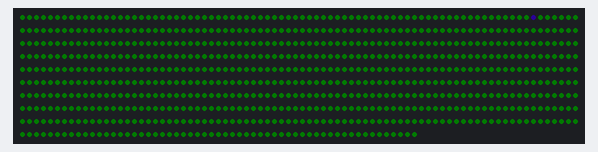
The sketch below on a simulated ESP8266 (NodeMCU). Parts: 777 RGB LEDs in strip order, left to right, continuing on the next row. Dim RGB values are drawn brighter than linear; random numbers use the default seed unless the sketch sets one.

Above: at 0.15 s.

The sketch:

fadeTowardColor.ino
```cpp
// fadeTowardColor.ino

#define FASTLED_INTERNAL        // Pragma fix
#include <FastLED.h>

// fadeTowardColor
//
// Fades one random RGB color toward the background RGB color
// Also includes a function for fading a whole array of pixels toward a given color
//
// Mark Kriegsman
// https://gist.github.com/kriegsman
// December 2016


#include "myLeds.h"
CRGB leds[NUM_LEDS];


// ---------- setup ----------
void setup() {
  FastLED.addLeds<LED_TYPE, LED_PIN, COLOR_ORDER>(leds, NUM_LEDS);
  FastLED.setBrightness(BRIGHTNESS);
}


// ---------- loop ----------
void loop(){
  CRGB bgColor( 15, 255, 2); // pine green in RGB

  // fade all existing pixels toward bgColor by "5" (out of 255)
  fadeTowardColor( leds, NUM_LEDS, bgColor, 5);

  // periodically set random pixel to a random color, to show the fading
  EVERY_N_MILLISECONDS(50) {               //Lower = faster.
    uint16_t pos = random16( NUM_LEDS);
    CRGB color = CRGB( random8(), 0, random8());
    leds[ pos ] = color;
  }

  FastLED.show();
  FastLED.delay(20);
}
```

functions.ino
```cpp
// fadeTowardColor example code.
//
// Sample code that includes a function for fading one RGB color toward a target RGB color
// Also includes a function for fading a whole array of pixels toward a given color
//
// Both of these functions _modify_ the existing color, in place.
//
// All fades are done in RGB color space.
//


// ---------- nblendU8TowardU8 ----------
// Blend one byte (8-bit) toward another by a given amount
void nblendU8TowardU8( uint8_t& cur, const uint8_t target, uint8_t amount)
{
  if ( cur == target) return;
  if ( cur < target ) {
    uint8_t delta = target - cur;
    delta = scale8_video( delta, amount);
    cur += delta;
  } else {
    uint8_t delta = cur - target;
    delta = scale8_video( delta, amount);
    cur -= delta;
  }
}


// ---------- fadeTowardColor ----------
// Blend one CRGB color toward another CRGB color by a given amount.
// Blending is linear, and done in the RGB color space.
// This function modifies 'cur' in place.
CRGB fadeTowardColor( CRGB& cur, const CRGB& target, uint8_t amount)
{
  nblendU8TowardU8( cur.red,   target.red,   amount);
  nblendU8TowardU8( cur.green, target.green, amount);
  nblendU8TowardU8( cur.blue,  target.blue,  amount);
  return cur;
}


// ---------- fadeTowardColor ----------
// Fade an entire array of CRGBs toward a given background color by a given amount
// This function modifies the pixel array in place.
void fadeTowardColor( CRGB* L, uint16_t N, const CRGB& bgColor, uint8_t fadeAmount)
{
  for ( uint16_t i = 0; i < N; i++) {
    fadeTowardColor( L[i], bgColor, fadeAmount);
  }
}
```
